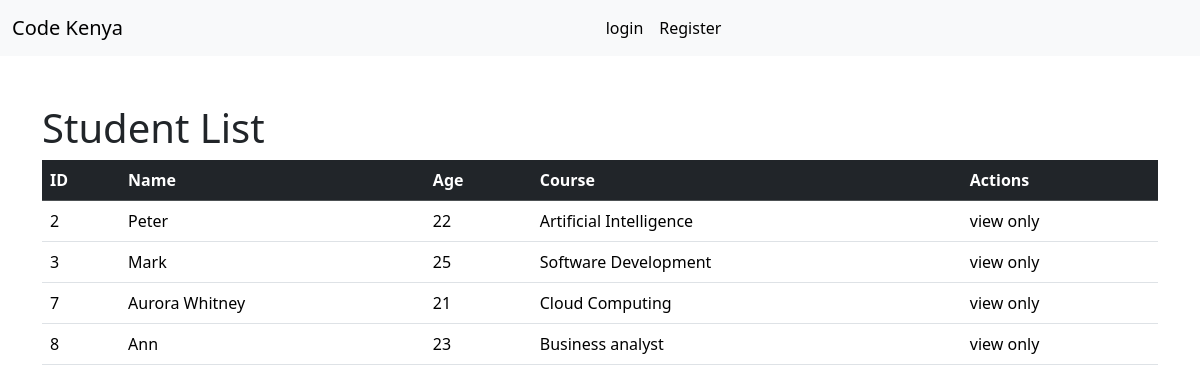
The page / on the database its author committed.
### crudapp/models.py (models this page shows, shortened)
class Student(models.Model):
    fullname=models.CharField(max_length=50)
    age=models.IntegerField()
    course=models.CharField(max_length=50)

### crudapp/views.py (the view)
def student_list(request):
    Students=Student.objects.all()
    return render(request,'studentlist.html',{'Students':Students})

### crudapp/templates/studentlist.html
{% extends 'base.html' %}
{% block content %}
<h1>Student List</h1>
<table class="table table-border">
    <thead class="table-dark">
<tr>
    <th>ID</th>
    <th>Name</th>
    <th>Age</th>
    <th>Course</th>
    <th>Actions</th>
</tr>
    </thead>
    <tbody>
        {% for student in Students %}
        <tr>
            <td>{{student.id}}</td>
            <td>{{student.fullname}}</td>
            <td>{{student.age}}</td>
            <td>{{student.course}}</td>
            <td>
                {% if user.is_staff %}
            <a href="{% url 'update_student' student.id %}"class="btn btn-primary">UPDATE</a>
            <a href="{% url 'delete_student' student.id %}"class="btn btn-danger">DELETE</a>
            {%else%}
            <span>view only</span>
            {%endif%}
            </td>
        </tr>
        {% endfor %}
    </tbody>
</table>
{% endblock %}

### crudapp/templates/base.html (shortened to what this page needs)
<!DOCTYPE html>
<html lang="en">
<head>
    <link href="https://cdn.jsdelivr.net/npm/bootstrap@5.3.7/dist/css/bootstrap.min.css" rel="stylesheet">
</head>
<body>
    <nav class="navbar navbar-expand-lg bg-body-tertiary">
        <div class="container-fluid">
          <a class="navbar-brand" href="#">Code Kenya</a>
          <div class="collapse navbar-collapse" id="navbarNav">
           <div class="navbar-nav mx-auto py-0" >
            {% if user.is_authenticated %}
            <li class="nav-item active">
              <span>Welcome{{user.username}}</span>
            </li>
            <li class="nav-item">
              <a class="nav-link" href="{% url 'student_list' %}">Student List</a>
            </li>
            <li class="nav-item">
              <a class="nav-link active" aria-current="page" href="#">Home</a>
            </li>
            {% if user.is_staff %}
            <li class="nav-item">
              <a class="nav-link" href="{% url 'add_student' %}">Add student</a>
            </li>
            {% endif %}
            <li class="nav-item">
              <a class="nav-link" href="{% url 'logout' %}">log out</a>
            </li>
            {% else %}
            <li class="nav-item">
              <a class="nav-link active" aria-current="page" href="{% url 'login' %}">login</a>
            </li>
            <li class="nav-item">
              <a class="nav-link active" aria-current="page" href="{% url 'register' %}">Register</a>
            </li>
              {% endif %}
              </div>
          </div>
        </div>
      </nav>
    <div class="container mt-5">
    {% block content %}
    {% endblock %}
    </div>
</body>
</html>

### rows shown on the page
Student: id "2", fullname "Peter", age "22", course "Artificial Intelligence"
Student: id "3", fullname "Mark", age "25", course "Software Development"
Student: id "7", fullname "Aurora Whitney", age "21", course "Cloud Computing"
Student: id "8", fullname "Ann", age "23", course "Business analyst"
